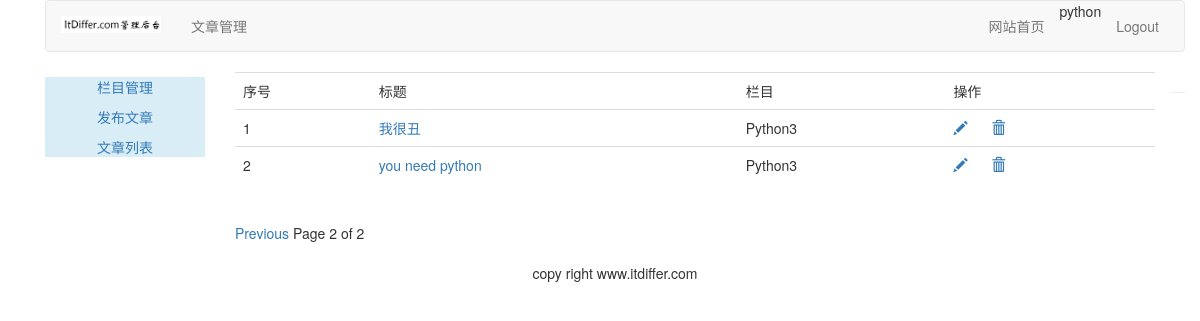
Page /article/article-list/?page=2 (signed in) on the committed database.
### article/models.py (models this page shows, shortened)
class ArticlePost(models.Model):
	author = models.ForeignKey(User, on_delete=models.CASCADE, related_name="article")
	title = models.CharField(max_length=200)
	slug = models.SlugField(max_length=500)
	column = models.ForeignKey(ArticleColumn, on_delete=models.CASCADE, related_name="article_column")
	body = models.TextField()
	created = models.DateTimeField(default=timezone.now)    #②
	updated = models.DateTimeField(auto_now=True)
	class Meta:
		ordering = ("-updated",)
		index_together = (('id', 'slug'),)    #③
	def get_absolute_url(self):    #⑥
		return reverse("article:article_detail", args=[self.id, self.slug])

class ArticleColumn(models.Model):
	user = models.ForeignKey(User, on_delete=models.CASCADE, related_name='article_column')
	column = models.CharField(max_length=200)
	created = models.DateField(auto_now_add=True)
	def __str__(self):
		return self.column

### article/views.py (the view)
# urls.py: path('article-list/', views.article_list, name="article_list"),
@login_required(login_url='/account/login')
def article_list(request):
	articles_list = ArticlePost.objects.filter(author=request.user)
	paginator = Paginator(articles_list, 2)    #①
	page = request.GET.get('page')    #②
	try:
		current_page = paginator.page(page)    #③
		articles = current_page.object_list    #④
	except PageNotAnInteger:    #⑤
		current_page = paginator.page(1)
		articles = current_page.object_list
	except EmptyPage:    #⑥
		current_page = paginator.page(paginator.num_pages)    #⑦
		articles = current_page.object_list
	return render(request, "article/column/article_list.html", {"articles":articles, "page": current_page})

### templates/article/column/article_list.html (shortened to what this page needs)
{% extends "article/base.html" %}
{% load staticfiles %}
{% block content %}
<div>
    <table class="table table-hover">
    	<tr>
    		<td>序号</td>
    		<td>标题</td>
            <td>栏目</td>
    		<td>操作</td>
    	</tr>
    	{% for article in articles %}
    	<tr id={{ article.id }}>
    		<td>{{ forloop.counter }}</td>
    		<td><a href="{{ article.get_absolute_url }}">{{ article.title }}</a></td>
            <td>{{ article.column }}</td>
    		<td>
                <a name="edit" href="{% url 'article:redit_article' article.id %}"><span class="glyphicon glyphicon-pencil"></span></a>
                <a nane="delete" href="javascript:" onclick="del_article(this, {{ article.id }})"><span class="glyphicon glyphicon-trash" style="margin-left:20px;"></span></a>
            </td>
    	</tr>
    	{% endfor %}
    </table>
    {% include "paginator.html" %}
</div>
{% endblock %}

### templates/article/header.html
{% load staticfiles %}
<div class="container">
    <nav class="navbar navbar-default" role="navigation">
        <div class="navbar-header">
            <a class="navbar-brand" href="http://www.itdiffer.com"><img width="100px" src="{% static 'images/backlogo.png' %}"></a>
        </div>
        <div>
            <ul class="nav navbar-nav" role="tablist">
                <li><a href="{% url 'article:article_column' %}">文章管理</a></li>
            </ul>
            <ul class="nav navbar-nav navbar-right" style="margin-right:10px">
                <li><a href="{% url 'blog:blog_title' %}">网站首页</a></li>
                <li><span>{{ user.username }}</li>
                <li><a href="{% url 'account:user_logout' %}">Logout</a></li>
            </ul>
        </div>
    </nav>
</div>

### rows in the picture
ArticlePost: title "我很丑", column "Python3"
ArticlePost: title "you need python", column "Python3"

### other values in the picture
{{ user.username }} "python"
{{ page.number }} "2"
{{ page.paginator.num_pages }} "2"
